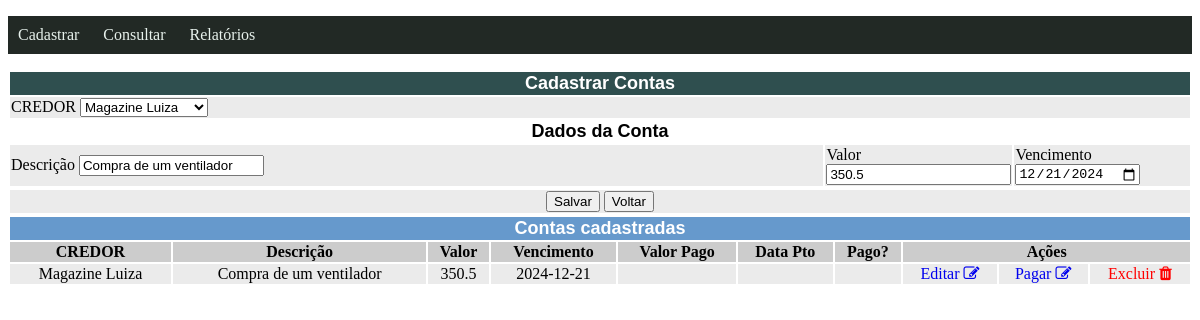
The page /contas/editar/1 on the database its author committed.
### models.py (models this page shows, shortened)
class Credor(db.Model):
    __tablename__ ="credor"
    cnpj = db.Column(db.String(14), primary_key=True, nullable = False)
    nome = db.Column(db.String(150), nullable = False)
    ender_cep = db.Column(db.String(8),db.ForeignKey("endereco.cep"), nullable = False)
    contato_id = db.Column(db.Integer,db.ForeignKey("contato.id"))
    contato = db.relationship('Contato', foreign_keys=contato_id, back_populates="credor")
    endereco = db.relationship('Endereco', foreign_keys=ender_cep, back_populates="credor")

class Conta(db.Model):
    __tablename__ ="conta"
    id = db.Column(db.Integer, primary_key=True)
    descricao = db.Column(db.String(150), nullable = False)
    credor_cnpj = db.Column(db.String(14),db.ForeignKey('credor.cnpj'))
    valor = db.Column(db.Double)
    vencimento = db.Column(db.Date)
    credor = db.relationship('Credor', foreign_keys=credor_cnpj)
    pagamentos = db.relationship("Pagamento", back_populates="contas")

### contas.py (the view, shortened to what this page needs)
@bp_contas.route('/editar/<int:contaId>', methods=['GET','POST'])
def editar(contaId):
    conta  = Conta.query.get(contaId)
    contas = consultarContas()
    credores = consultarCredores()
    contexto = {
        "conta": conta,
        "contas": contas,
        "credores": credores
    }
    return render_template('editar_contas.html', context=contexto)

### contas.py (called while the page is built)
@bp_contas.route('/consultar')
def consultarContas():
    contas = Conta.query.all()
    return contas

### credores.py (called while the page is built)
@bp_credores.route('/consultar')
def consultarCredores():
     credores = Credor.query.all()
     return credores

### templates/editar_contas.html (shortened to what this page needs)
{% extends 'consultar_contas.html'%}
{% block credores%}
<form class="pure-form pure-form-aligned" method="post" action="/contas/editar/{{context.conta.id}}">
  <table class="table full" align="center">
    <tr bgcolor="#2F4F4F">
      <td colspan="40">
      <div align="center"><font face="Arial" size="4" color="#FFFFFF"><b>Cadastrar Contas</b></font></div>
    </td>
    </tr>
    <tr bgcolor="ebebeb">
      <td colspan="40" with = 100%>
        <div class="control-group">
					CREDOR
          <select class="controls" name="cnpj" required width="3" id="cnpj">
            <option value="{{context.conta.credor_cnpj}}" with = 100%>{{context.conta.credor.nome}}</option>
          </select>
        </div>
      </td>
		</tr>
    <tr>
      <td colspan="40">
      	<div align="center"><font face="Arial" size="4" color="#000000"><b>Dados da Conta</b></font></div>
    	</td>
    </tr>
    <tr bgcolor="ebebeb">
      <td colspan="20" width="70%">
        <div class="control-group">
          Descrição <input type="text" name="descricao" required value="{{context.conta.descricao}}">
        </div>
      </td>
      <td colspan="10" width ="15%">
        <div class="control-group">
          Valor  <input type="text" name="valor" required format="currency" precision="2" value="{{context.conta.valor}}">
        </div>
      </td>
      <td colspan="10" width ="15%">
        <div class="control-group">
          Vencimento <input type="date" name="vencimento" format="dd/mm/yyyy" required value="{{context.conta.vencimento}}">
        </div>
      </td>
		</tr>
  </table>
  <table class="table full" align="center">
   <tr bgcolor="ebebeb">
     <td>
       <div class="controls" align = "center">
           <button type="submit" class="pure-button pure-button-primary">Salvar</button>
           <a href="/contas/cadastrar"><input type="button" value="Voltar"></a>
       </div>
     </td>
   </tr>
  </table>
</form>
{% endblock %}

### templates/consultar_contas.html (shortened to what this page needs)
{% extends 'base.html'%}
{% block conteudo %}
{% block credores %}{% endblock %}
  <table class="table full" align="center" id="minhaTabela">
    <thead>
      <th colspan="13" bgcolor="#6699CC">
        <div align="center"><font face="Arial" size="4"><b><font color="#FFFFFF">Contas cadastradas</font></b></font></div>
      </th>
      <tr bgcolor="cccccc">
        <th>CREDOR</th>
        <th>Descrição</th>
        <th>Valor</th>
        <th>Vencimento</th>
        <th>Valor Pago</th>
        <th>Data Pto</th>
        <th>Pago?</th>
        <th colspan="6">Ações</th>
      </tr>
    </thead>
    <tbody>
      {% for conta in context.contas %}
        <tr bgcolor="ebebeb">
          <td align = center >{{ conta.credor.nome }}</td>
          <td align = center >{{ conta.descricao }}</td>
          <td align = center >{{ conta.valor }}</td>
          <td align = center >{{ conta.vencimento }}</td>
          <td align = center >{{ conta.pagamentos.valor }}</td>
          <td align = center >{{ conta.pagamentos.data_pagamento }}</td>
          <td align = center >{{ conta.Pago }}</td>
           <td align = center >
            <a href="/contas/editar/{{conta.id}}"> Editar
              <i class="fa fa-edit"></i>
            </a>
          </td>
          <td align = center >
            <a href="/contas/pagar/{{conta.id}}"> Pagar
              <i class="fa fa-edit"></i>
            </a>
          </td>
          <td align = center>
            <a href="/contas/delete/{{conta.id}}" >
            <font color = "RED"> Excluir
              <i class="fa fa-trash"></i>
            </font>
            </a>
          </td>
        </tr>
      {% endfor %}
    </tbody>
  </table>
{% endblock %}

### static/style.css (style rules this page uses)
:root { --cor-fundo: rgb(34, 41, 37); --cor-hover: rgb(118, 180, 145); --cor-primaria: rgb(231, 241, 236); }
table.full { width: 100%; }
a { text-decoration: none; }

### rows shown on the page
Credor: cnpj "Magazine Luiza"
Conta: descricao "Compra de um ventilador", valor "350.5", vencimento "12/21/2024", credor.nome "Magazine Luiza", vencimento "2024-12-21"
